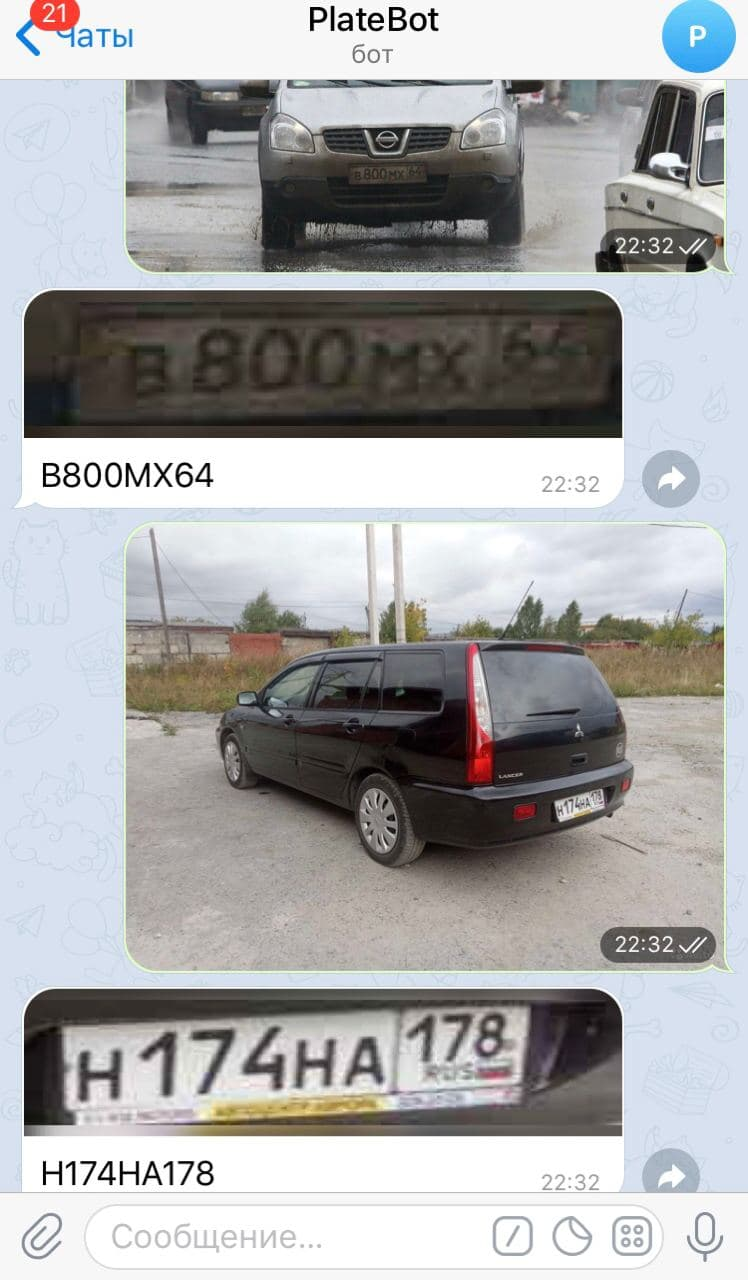
#> input picture example1.jpeg, 748 x 1280 px
$ python -i rectDetector.py   (imports and definitions only)   (older library calls are emulated)
#> lines starting #> are read from the running program, lines starting #| are printed output that depends on the picture; after the words box and inside, x2 and y2 are one past the last pixel; in counts of white or black regions, pixels touching at a corner belong together
#> further down, picture is the input picture: shape (1280, 748, 3); mean B, G, R 170.1, 169.2, 169
import os
import cv2
import numpy as np
import imutils
import math
import asyncio

class RectDetector(object):
    ''' Class for rectangle detection from the mask. '''

    def __init__(self, coef_approx = 0.00001, max_count_step_approx = 300, target_points = 11):
        self.COEF_APPROX = coef_approx
        self.MAX_COUNT_STEP_APPROX = max_count_step_approx
        self.TARGET_POINTS = target_points

    def getApprox(self, c, peri):
        '''function get approx'''
        i = 0
        coef = self.COEF_APPROX
        min_c = 0
        max_c = coef*2
        while i < self.MAX_COUNT_STEP_APPROX:
            approx = cv2.approxPolyDP(c, coef * peri, True)
            cnt = len(approx)
            if cnt == self.TARGET_POINTS:
                break
            if cnt > self.TARGET_POINTS:
                min_c = coef
                max_c = max_c + coef
            if cnt < self.TARGET_POINTS:
                max_c = coef
            coef = (max_c + min_c)/2
            i += 1
        return approx

    def detectRect(self, image):
        '''function detect rect'''

        # load the image and resize it to a smaller factor so that the shapes can be approximated better
        resized = imutils.resize(image, width=1200)
        ratio = image.shape[0] / float(resized.shape[0])
#> ratio = 0.623

        # convert the resized image to grayscale, blur it slightly, and threshold it
        gray = cv2.cvtColor(resized, cv2.COLOR_BGR2GRAY)
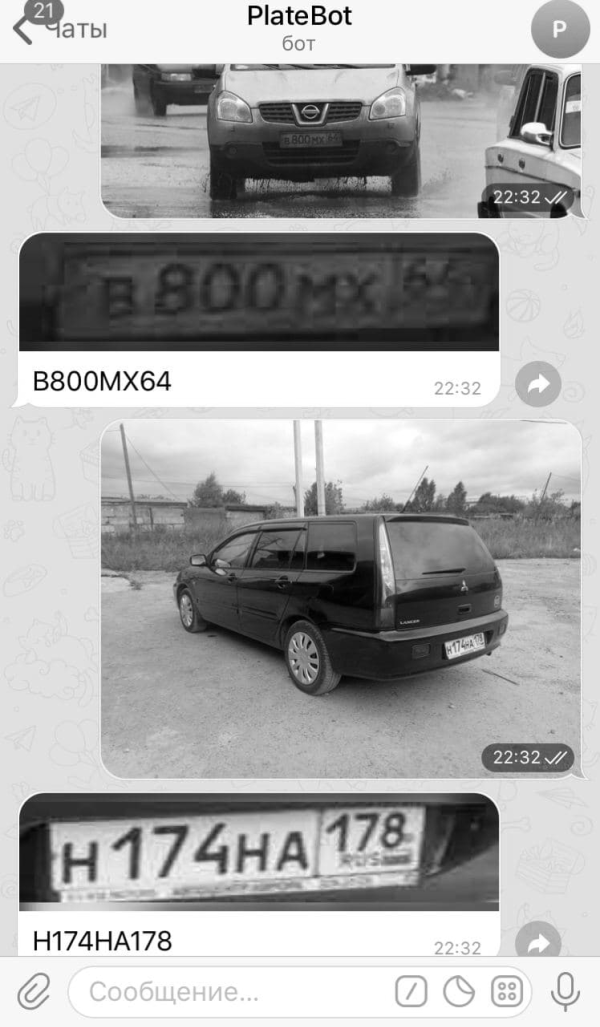
#> gray: shape (2053, 1200) (shown at 1/2 size); min 0, max 255, mean 169.1
        blurred = cv2.GaussianBlur(gray, (7, 7), 0)
        thresh = cv2.threshold(gray, 60, 255, cv2.THRESH_BINARY)[1]
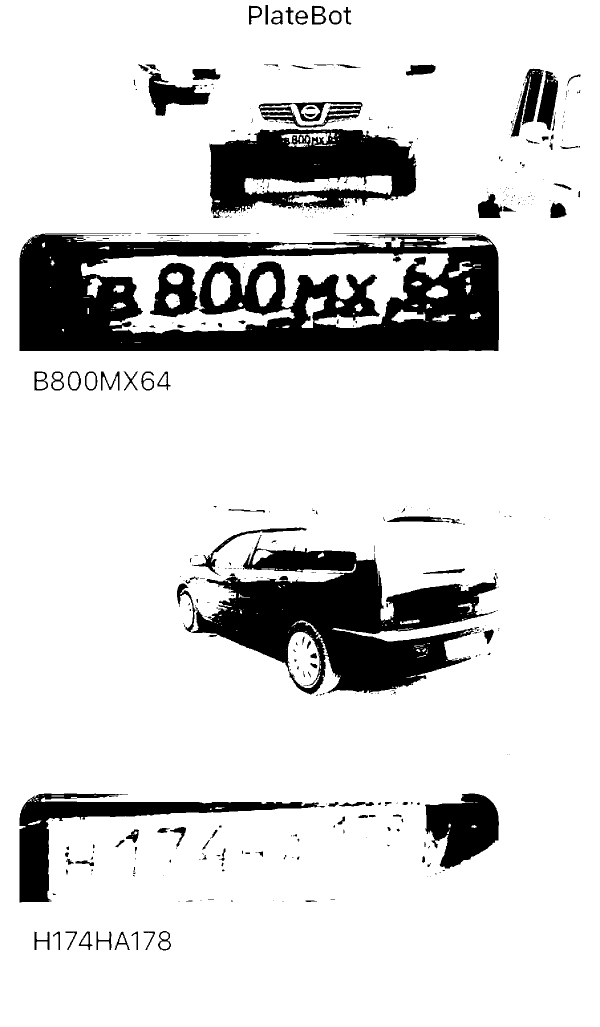
#> thresh: shape (2053, 1200) (shown at 1/2 size); 85.2% white; 473 black regions (336 under 20 px)

        # find contours in the thresholded image and initialize the shape detector
        if cv2.__version__[0] == "4":
            cnts, hierarchy = cv2.findContours(thresh.copy(), 1, 2)
#> cnts = 809 contours, 557 with area under 20; largest, box (x1, y1, x2, y2) and area: (0, 0, 1200, 2053) 2460348, (38, 466, 999, 703) 213238, (381, 1069, 994, 1390) 97928, (418, 256, 834, 437) 56420, (162, 506, 898, 667) 53799
        else:
            cnts = cv2.findContours(thresh.copy(), 1, 2)
            cnts = cnts[0] if imutils.is_cv2() else cnts[1]
        res = []
        rows, cols = image.shape[:2]
#> rows = 1280; cols = 748

        # loop over the contours
        for c in cnts:
            # compute the center of the contour, then detect the name of the shape using only the contour
            peri = cv2.arcLength(c, True)
            approx = self.getApprox(c,  peri)
            c = approx.astype("float")

            # multiply the contour (x, y)-coordinates by the resize ratio, then draw the contours and the name of the shape on the image
            c = c.astype("float")
            c *= ratio
            c = c.astype("int")
            res.append(c)
#> this loop made 809 passes
#> peri on passes 1 to 3: 56.63, 49.56, 62.38
#> after the loop, res = 809 items
        return res

    # [33 lines left out: functions linearLineMatrix, fline, not called in this run]

    def distance(self, p0, p1):
        return math.sqrt((p0[0] - p1[0])*(p0[0] - p1[0]) + (p0[1] - p1[1])*(p0[1] - p1[1]))

    def rotate_points(self,rect):
        rect[0], rect[1], rect[2], rect[3] = rect[1], rect[2], rect[3], rect[0]
        return rect

    # [38 lines left out: functions findWidth, findHeight, to_pretty_point, rotate_to_pretty, not called in this run]

    def detetct_pretty_w_h_to_zone(self, w, h, coef=4.6):
        return int(h*coef), int(h)

    async def get_cv_zoneRGB_async(self, img, rect, gw = 0, gh = 0, coef=4.6, auto_width_height = True):
        rect, w, h = self.rotate_to_pretty(rect, auto_width_height = auto_width_height)
        if (gw == 0 or gh == 0):
            w, h = self.detetct_pretty_w_h_to_zone(w, h, coef)
        else:
            w, h = gw, gh
        pts1 = np.float32(rect)
        pts2 = np.float32(np.array([[0, 0], [w, 0], [w, h], [0, h]]))
        M = cv2.getPerspectiveTransform(pts1, pts2)
        dst = cv2.warpPerspective(img,M,(w,h))
        return dst;

    async def get_cv_zonesRGB_async(self, img, rects, gw = 0, gh = 0, coef=4.6, auto_width_height = True):
        loop = asyncio.get_event_loop()
        promises = [loop.create_task(self.get_cv_zoneRGB_async(img, rect, gw = gw, gh = gh, coef=coef, auto_width_height = auto_width_height)) for rect in rects]
        if bool(promises):
            await asyncio.wait(promises)
        return [promise.result() for promise in promises]

    async def get_cv_zonesBGR_async(self, img, rects, gw = 0, gh = 0, coef=4.6, auto_width_height = True):
        loop = asyncio.get_event_loop()
        promises = [loop.create_task(self.get_cv_zoneRGB_async(img, rect, gw = gw, gh = gh, coef=coef, auto_width_height = auto_width_height)) for rect in rects]
        if bool(promises):
            await asyncio.wait(promises)
        return [cv2.cvtColor(promise.result(), cv2.COLOR_RGB2BGR) for promise in promises]

    # [22 lines left out: functions get_cv_zonesRGB, get_cv_zonesBGR, not called in this run]

    def makeUglyPoints(self, points):
        return [[p] for p in points]

    # [14 lines left out: function findDistances, not called in this run]

    def clacRectLines(self, distanses):
        ''' Sort lines to length '''
        return sorted(distanses, key=lambda x: x["d"])

    # [287 lines left out: functions filterInterestedLines, linearLineMatrixCrossPoint, detectSimilarLines, detectAlignmentLines, makeAligmentKeyPoints, makeAligmentMatrix and 21 more, not called in this run]

    def detectIntersectionParalelLine(self, line1,line2,point):
        line2matrix = self.detectParalelMatrix(line2['matrix'],point)
        return self.detectIntersection(line1['matrix'],line2matrix)

    # [80 lines left out: functions detectUnstableLines, fixRectangle, findMaxs, uniquePoints, checkIfIsSquare, sortBySize, not called in this run]

    async def detectOneAsync(self, image, outboundWidthOffset=3, outboundHeightOffset=0, fixRectangleAngle=3, fixGeometry=0):
        arrPoints = self.detectRect(image)
        arrPoints = self.uniquePoints(arrPoints)

        for points in arrPoints:
            distanses = self.findDistances(points)
            interestedLines = self.clacRectLines(distanses)

            # Get 4 lines that are part of a rectangle describing the license plate area.
            labels = self.gKMeansMajorLines(interestedLines)
            A = []
            B = []
            for i in range(len(interestedLines)):
                if (labels[i] == 0):
                    A.append(interestedLines[i])
                else:
                    B.append(interestedLines[i])
            targetLines = self.makeTargetLines(A,B)
            if fixGeometry:
                targetAlignmentLines = self.detectAlignmentLines(targetLines,A,B)
                targetPoints = self.makeTargetPoints2(targetLines,targetAlignmentLines,arrPoints[0])
            else:
                targetPoints = np.float32(self.makeTargetPoints(targetLines))

            minXIdx = self.findMinXIdx(targetPoints)

            targetPoints=self.reshapePoints(targetPoints,minXIdx)
            targetPoints=self.fixClockwise(targetPoints)
            targetPoints = self.fixRectangle(targetPoints, fixRectangleAngle)

            if outboundWidthOffset or outboundHeightOffset:
                targetPoints=self.addOffset(targetPoints,outboundWidthOffset,outboundHeightOffset)

            return targetPoints

    async def detectAsync(self, images, outboundWidthOffset=3, outboundHeightOffset=0, fixRectangleAngle=3, fixGeometry=0):
         ''' Main method '''
         loop = asyncio.get_event_loop()
         promises = [loop.create_task(self.detectOneAsync(image, outboundWidthOffset=outboundWidthOffset, outboundHeightOffset=outboundHeightOffset, fixRectangleAngle=fixRectangleAngle, fixGeometry=fixGeometry)) for image in images]
         if bool(promises):
            await asyncio.wait(promises)
         return np.array([promise.result() for promise in promises])

    # [46 lines left out: function detect, not called in this run]

>>> import cv2
>>> picture = cv2.imread('example1.jpeg')
>>> result = RectDetector().detectRect(picture)
#> result = 809 items

$ run again, on example2.jpeg
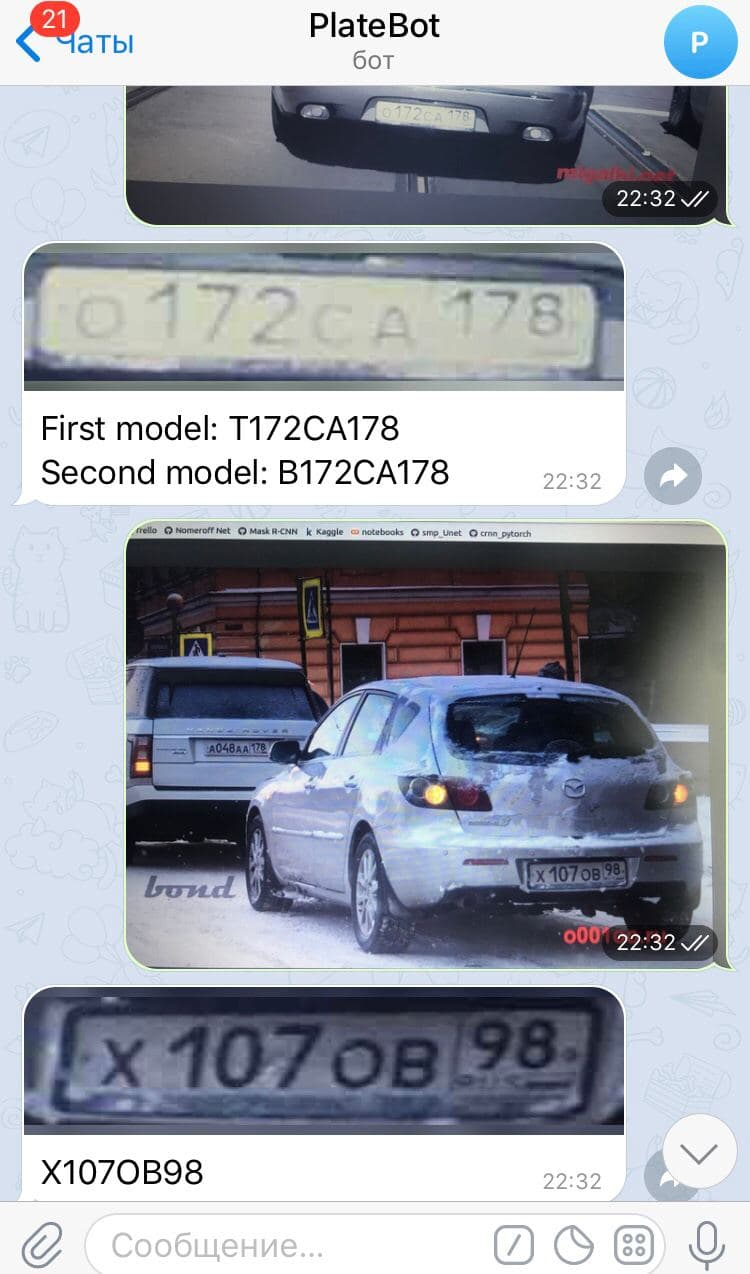
#> input picture example2.jpeg, 750 x 1274 px
#> picture is the input picture: shape (1274, 750, 3); mean B, G, R 172.3, 162, 157.7
#> in detectRect, `gray = cv2.cvtColor(resized, cv2.COLOR_BGR2GRAY)`:
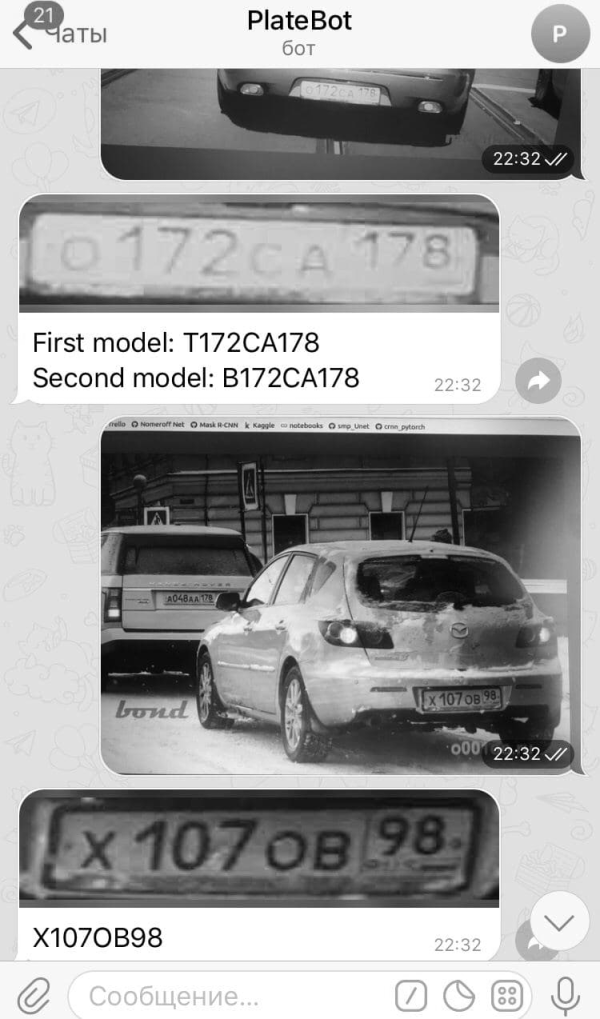
#> gray: shape (2038, 1200) (shown at 1/2 size); min 0, max 255, mean 161.8
#> in detectRect, `thresh = cv2.threshold(gray, 60, 255, cv2.THRESH_BINARY)[1]`:
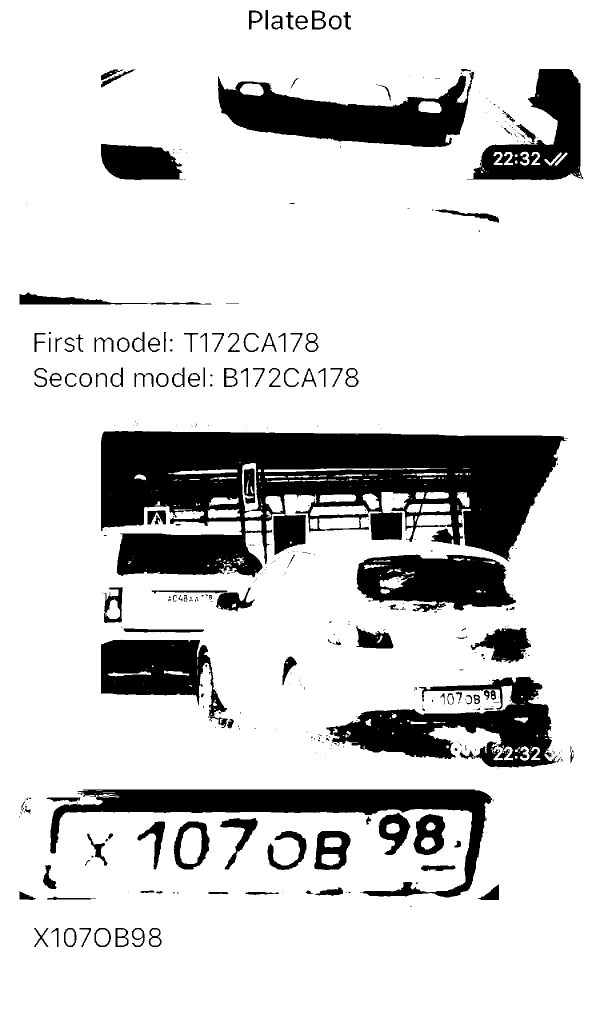
#> thresh: shape (2038, 1200) (shown at 1/2 size); 82.5% white; 414 black regions (276 under 20 px)
#> cnts = 787 contours, 518 with area under 20; largest, box (x1, y1, x2, y2) and area: (0, 0, 1200, 2038) 2442363, (201, 861, 1137, 1156) 184978, (99, 1578, 985, 1796) 44610, (435, 142, 950, 295) 41578, (652, 1352, 1121, 1536) 39448
#> the loop in detectRect, `for c in cnts:` made 787 passes
#> peri on passes 1 to 3: 56.38, 59.9, 49.56
#> after the loop in detectRect, `for c in cnts:`: res = 787 items

$ run again, on example3.jpeg
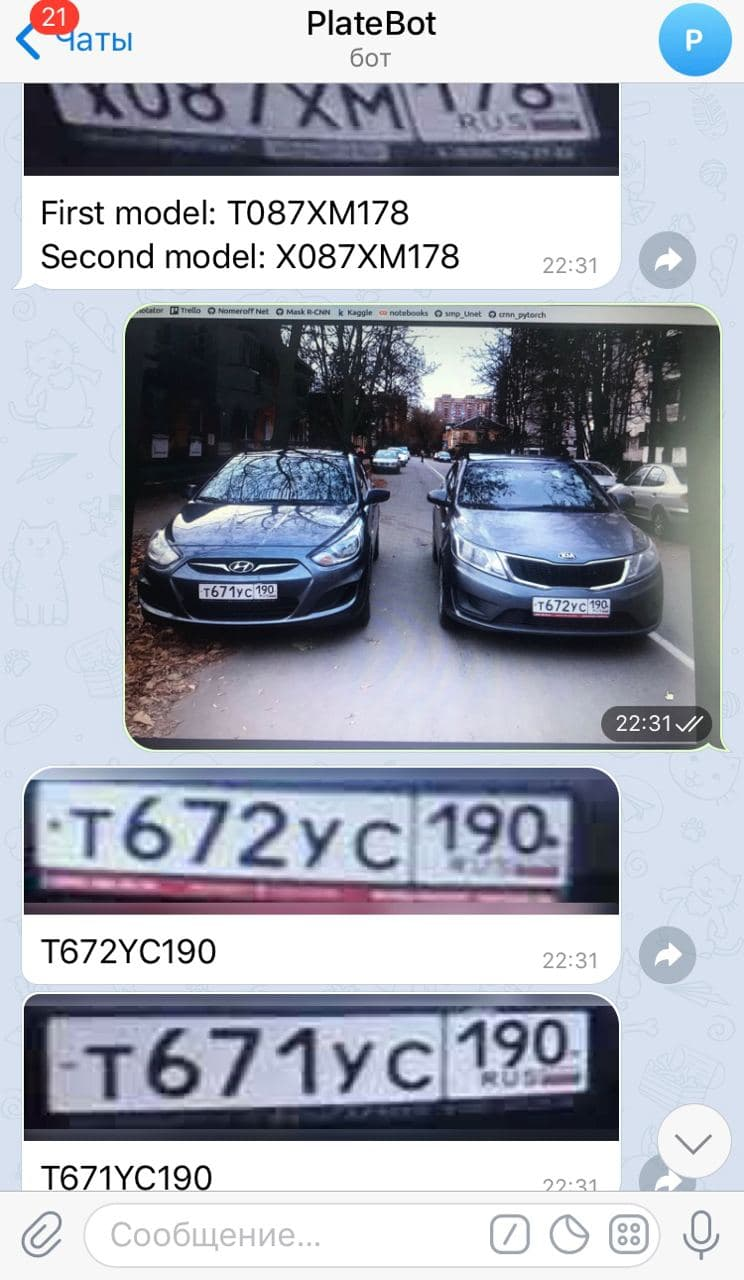
#> input picture example3.jpeg, 744 x 1280 px
#> picture is the input picture: shape (1280, 744, 3); mean B, G, R 180.5, 169.1, 165.2
#> in detectRect, `gray = cv2.cvtColor(resized, cv2.COLOR_BGR2GRAY)`:
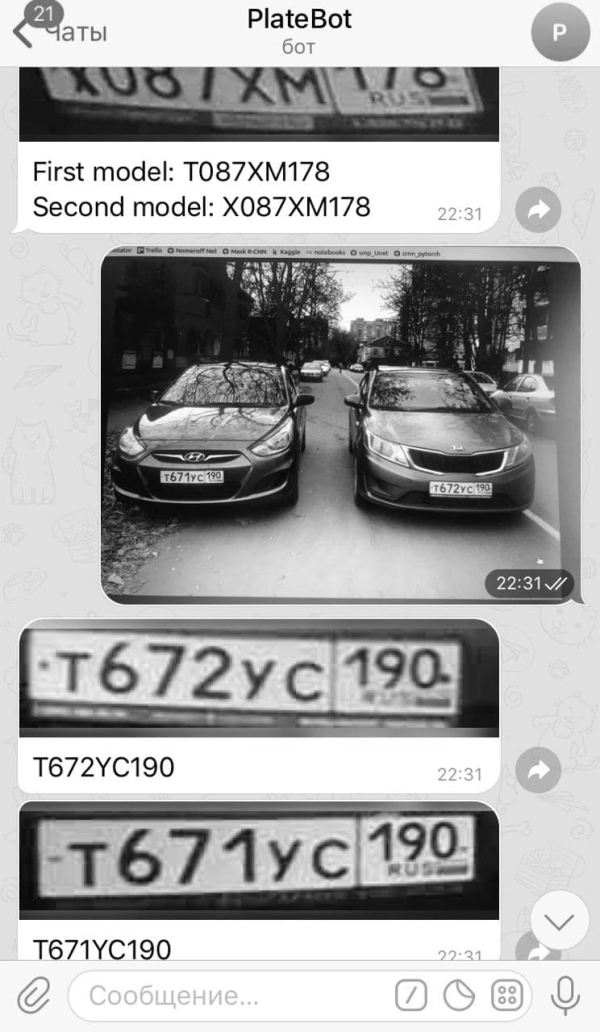
#> gray: shape (2064, 1200) (shown at 1/2 size); min 0, max 255, mean 169.2
#> in detectRect, `thresh = cv2.threshold(gray, 60, 255, cv2.THRESH_BINARY)[1]`:
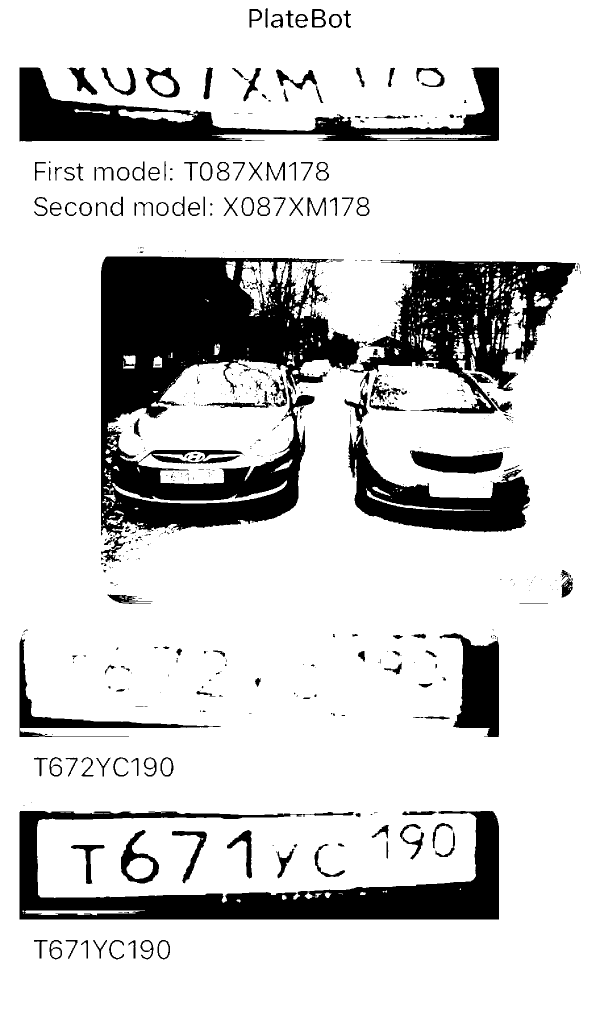
#> thresh: shape (2064, 1200) (shown at 1/2 size); 82.7% white; 627 black regions (438 under 20 px)
#> cnts = 1213 contours, 847 with area under 20; largest, box (x1, y1, x2, y2) and area: (0, 0, 1200, 2064) 2473537, (201, 512, 735, 1125) 166094, (38, 1621, 999, 1840) 74424, (698, 519, 1153, 829) 67050, (38, 134, 999, 284) 49430
#> the loop in detectRect, `for c in cnts:` made 1213 passes
#> peri on passes 1 to 3: 61.8, 87.11, 112.1
#> after the loop in detectRect, `for c in cnts:`: res = 1213 items
